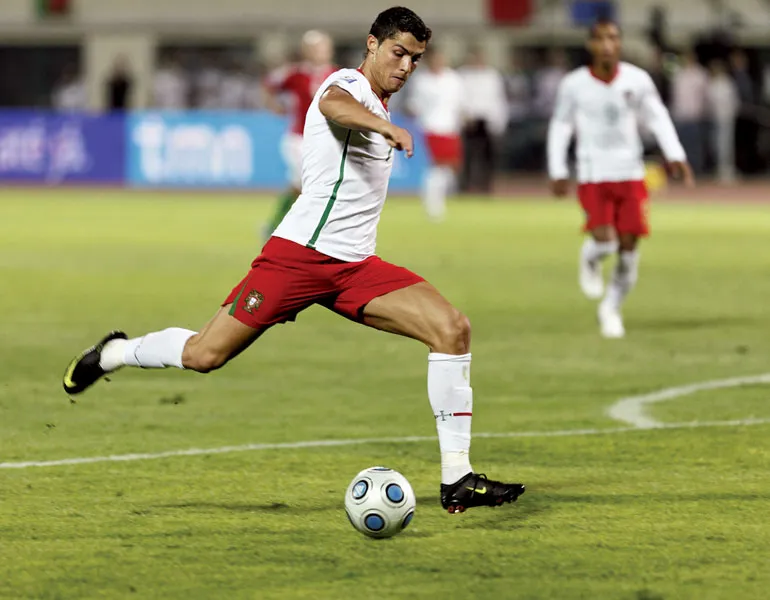
#> input picture images/img.png, 770 x 600 px
$ python ROI.py
#> lines starting #> are read from the running program, lines starting #| are printed output that depends on the picture; after the words box and inside, x2 and y2 are one past the last pixel; in counts of white or black regions, pixels touching at a corner belong together
import numpy as np
import matplotlib.pyplot as plt
import cv2

# [8 lines of commented-out code are left out]


ronaldo_image=cv2.imread('images/img.png')
#> ronaldo_image is the input picture: shape (600, 770, 3); mean B, G, R 94.8, 143.9, 143.9
cv2.imshow('ronaldo',ronaldo_image)

roi_pixels=ronaldo_image[459:565, 311:428]
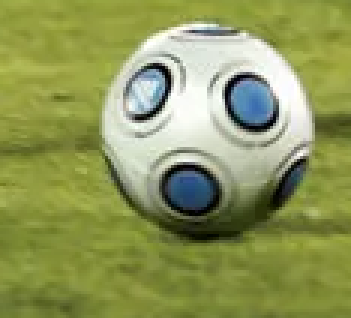
#> roi_pixels: shape (106, 117, 3) (shown 3 times larger); mean B, G, R 89.9, 151.7, 142.1
ronaldo_image[50:156,50:167]=roi_pixels
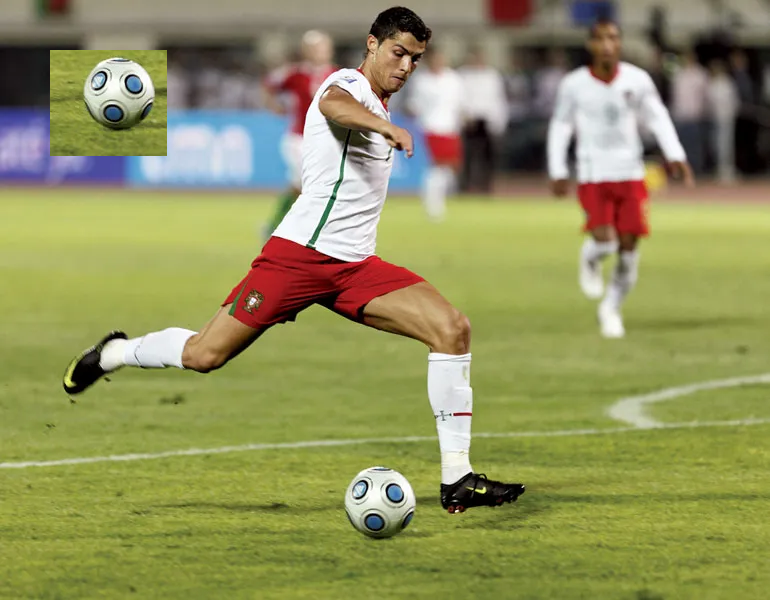
#> ronaldo_image: shape (600, 770, 3); 2.68% of pixels changed, all inside (x1, y1, x2, y2) = (50, 50, 167, 156)
cv2.imshow('reimage',ronaldo_image)

# cv2.setMouseCallback('ronaldo',sample)

cv2.waitKey()
cv2.destroyAllWindows()
